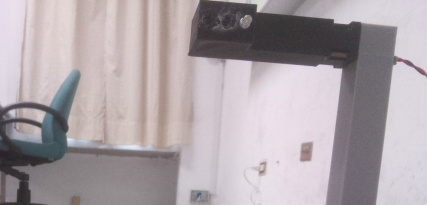
#> input picture traffic_light/traffic_light0.jpg, 427 x 205 px
$ python -i LightDetection.py   (imports and definitions only)
#> lines starting #> are read from the running program, lines starting #| are printed output that depends on the picture; after the words box and inside, x2 and y2 are one past the last pixel; in counts of white or black regions, pixels touching at a corner belong together
import numpy as np
import cv2
import copy

class LightDetection():
	def __init__(self, img):
		self._row, self._column = img.shape[0], img.shape[1]
#> self._row = 205; self._column = 427
		self._img = np.copy(img)

	def light_detector(self, sub_img):
		img_hsv = cv2.cvtColor(sub_img, cv2.COLOR_RGB2HSV)
		green_mask_upper = np.array([110, 255, 255])
		green_mask_lower = np.array([80, 0, 0])
		green_mask = cv2.inRange(img_hsv, green_mask_lower, green_mask_upper)

		percentage_green = np.count_nonzero(green_mask) / (sub_img.shape[0]*sub_img.shape[1])
		#print("green:")
		#print(percentage_green)
		if percentage_green > 0.3:
			return "green"

		red_mask_upper = np.array([30, 255, 255])
		red_mask_lower = np.array([0, 0, 0])
		red_mask1 = cv2.inRange(img_hsv, red_mask_lower, red_mask_upper)

		red_mask_upper = np.array([140, 255, 255])
		red_mask_lower = np.array([110, 0, 0])
		red_mask2 = cv2.inRange(img_hsv, red_mask_lower, red_mask_upper)

		red_mask = red_mask1 + red_mask2
		percentage_red = np.count_nonzero(red_mask) / (sub_img.shape[0]*sub_img.shape[1])
		#print("red:")
		#print(percentage_red)

		if percentage_red > 0.3:
			return "red"

		return "no light"

	def grab_contours(self, cnts):
		# if the length the contours tuple returned by cv2.findContours
		# is '2' then we are using either OpenCV v2.4, v4-beta, or
		# v4-official
		if len(cnts) == 2:
			cnts = cnts[0]

		# if the length of the contours tuple is '3' then we are using
		# either OpenCV v3, v4-pre, or v4-alpha
		elif len(cnts) == 3:
			cnts = cnts[1]

		# otherwise OpenCV has changed their cv2.findContours return
		# signature yet again and I have no idea WTH is going on
		else:
			raise Exception(("Contours tuple must have length 2 or 3, "
				"otherwise OpenCV changed their cv2.findContours return "
				"signature yet again. Refer to OpenCV's documentation "
				"in that case"))

		# return the actual contours array
		return cnts

	def find_light(self):

		image = np.copy(self._img[0:int(3*self._row/7), int(self._column/3):self._column])
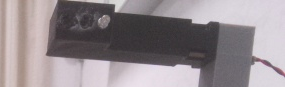
#> image: shape (87, 285, 3); mean R, G, B 147.4, 138.8, 142.8
		#image = np.copy(self._img)
		# convert the resized image to grayscale, blur it slightly,
		# and threshold it
		gray = cv2.cvtColor(image, cv2.COLOR_BGR2GRAY)

		blurred = cv2.GaussianBlur(gray, (5, 5), 0)
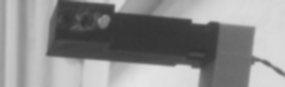
#> blurred: shape (87, 285); min 52, max 229, mean 141.1

		thresh = cv2.threshold(blurred,225,255,cv2.THRESH_BINARY)[1]
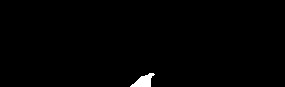
#> thresh: shape (87, 285); 0.77% white; 1 white region

		# find contours in the thresholded image and initialize the
		# shape detector

		cnts = cv2.findContours(thresh.copy(), cv2.RETR_EXTERNAL,
		cv2.CHAIN_APPROX_SIMPLE)
#> cnts = 1 contour; box (x1, y1, x2, y2) and area: (130, 73, 155, 87) 162
		cnts = self.grab_contours(cnts)
		# loop over the contours
		signal = "NULL"
		for c in cnts:
			area = cv2.contourArea(c)
			if area >= 20 and area <= 80:
				(x, y, w, h) = cv2.boundingRect(c)
				sub_img = np.zeros((int(h),int(w))).astype(np.uint8)
				#boundaries of light
				up = max(0, y-15)
				down = min(int(3*self._row/7),y+15)
				left = max(0, x-15)
				right = min(int(2*self._column/3),x+15)
				# debug (whole picture)
				'''up = max(0, y-15)
				down = min(self._row, y+15)
				left = max(0, x-15)
				right = min(self._column, x+15)'''
				sub_img = image[up:down, left:right]
				signal_light = self.light_detector(sub_img)

				if signal_light == "red" or signal_light == "green":
					signal = signal_light
				c = c.astype("float")
				c = c.astype("int")
#> this loop made 1 pass
#> area on pass 1: 161.5

				#cv2.drawContours(image, [c], -1, (0, 255, 0), 2)
				#cv2.imwrite('find.jpg',sub_img)
		return signal

>>> import cv2
>>> picture = cv2.cvtColor(cv2.imread('traffic_light0.jpg'), cv2.COLOR_BGR2RGB)
>>> result = LightDetection(picture).find_light()
#> result = 'NULL'
